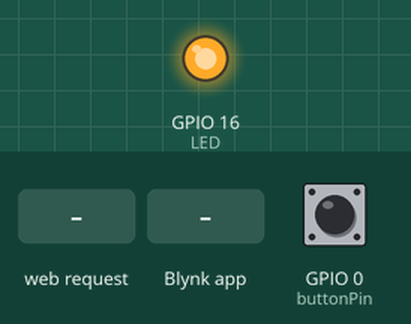
A sketch run on a simulated ESP8266 (NodeMCU). Parts: output pins drawn as LEDs (lit = HIGH). The inputs (shaded band) are chosen by the test bench; at power-on: GPIO 0 (buttonPin) LOW. WiFi joins after 1.5 s; servers stay silent unless stated; what the sketch prints to the serial monitor is not drawn.

Above: at 11.0 s.
11.1 s: HTTP request GET /a?ssid= received
12.6 s: Blynk app writes 1 to V5
At 14.4 s:
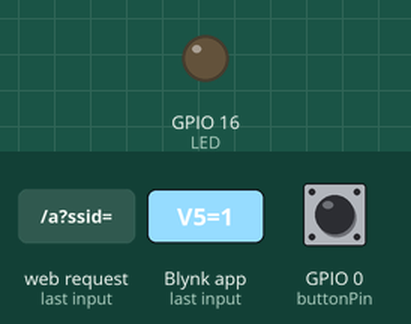
15.4 s: Blynk app writes 0 to V5
At 16.5 s:
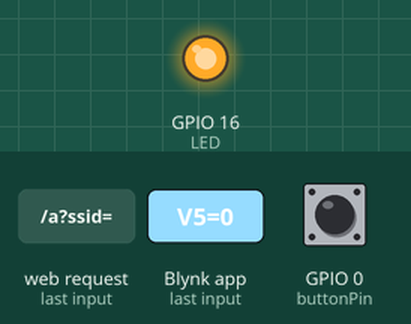
16.9 s: Blynk app writes 1 to V2
At 17.6 s:
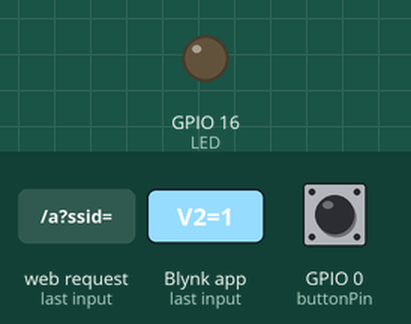
Timing chart, 0 to 19.4 s (numbered marks = the images above; inputs shaded):
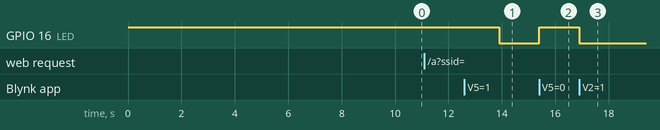

Measured:
- after the input at 11.1 s, every drawn part: stays the same
- after the input at 12.6 s, GPIO 16 (LED): HIGH → LOW after 1.3 s
- after the input at 15.4 s, GPIO 16 (LED): LOW → HIGH at once
- after the input at 16.9 s, GPIO 16 (LED): HIGH → LOW at once

The sketch:

blynkAPmodeNew.ino
```cpp
#include "ESP8266WiFi.h"
  #include <WiFiClient.h>

#include <BlynkSimpleEsp8266.h>
#include <SimpleTimer.h>

SimpleTimer timer;

#define LED 16 // GPIO 16
#define buttonPin 0

int buttonPushCounter =0;
int buttonState =0;
int lastButtonState=0;

bool isFirstConnect = true;
bool check =false;
bool checkWiFi = false;

long startSecond ;
long stopSecond;
long nowSecond;

BLYNK_WRITE(V5)
{
  //0-1 v5
  //1-0 gp2
  int pinValue = param.asInt();
  if(pinValue == 1)
  {
  check =true;
  }
  else
  {
    check =false;
  }
   buttonPushCounter++;
}

BLYNK_WRITE(V2)
{
  int checkTime = param.asInt();
  if(checkTime ==1)
  {
    check =true;
      Blynk.virtualWrite(V5,1);
    }
    else {
     check =false;
        Blynk.virtualWrite(V5,0);
      }
  }

  BLYNK_WRITE(V18)
  {
    int changeWiFi = param.asInt();
  if(changeWiFi ==1)
  {
    Serial.println("Doi WiFi");
     setupAP();
    }

    }

BLYNK_CONNECTED() {
if (isFirstConnect) {
  Blynk.syncAll();
 // Blynk.notify("TIMER STARTING!!!!");
isFirstConnect = false;
}
}
void checkButton()
{
   buttonState = digitalRead(buttonPin);
if(buttonState != lastButtonState )
{
  if(buttonState == HIGH)
  {
    buttonPushCounter++;
    }
    else {
    //  Serial.println("Release");
      if(buttonPushCounter %2 ==0)
      {
      //  Serial.println("Tat led");
        Blynk.virtualWrite(V5,0);
        check = false;
        }
        else {
      //    Serial.println("Bat led");
        Blynk.virtualWrite(V5,1);
         check =true;
          }
      }
  }
  lastButtonState = buttonState;
  if(check == 1)
  digitalWrite(LED,0);
  else digitalWrite(LED,1);

  }

  void reconnectBlynk() {
    Serial.println("reconnected");
  if (!Blynk.connected()) {
    if(Blynk.connect()) {
     BLYNK_LOG("Reconnected");
    } else {
      BLYNK_LOG("Not reconnected");
    }
  }
}


  //------------APmode-----------------//
  WiFiServer server(80);
  const char* APssid = "TRAN_SANG_APmode";                    // Name of access point
  const char* APpass = "0964500940";                          // Pass of access point
  const char* auth ="97adedf7831747ef8c971f8c6e5a3e6b";
  String rsid;
  String rpass;
   String rtoken;
  boolean newSSID = false;
  //----------------------------//

  void setup()
  {

pinMode(buttonPin,INPUT);
 pinMode(LED,OUTPUT);
 digitalWrite(LED,1);
// Serial.println("Blynk connected");
 // timer.setInterval(5000L,reconnectBlynk);

    Serial.begin(115200);                                    // for serial test
    delay(10);
    if (testWifi())                                          /*--- if the stored SSID and password connected successfully, exit setup ---*/
    {
        return;
    }
    else                                                    /*--- otherwise, set up an access point to input SSID and password  ---*/
    {
        Serial.println("");
        Serial.println("Connect timed out, opening AP");
        setupAP();
    }


  } //end setup

  void loop()
  {
    // put your main code here, to run repeatedly:
    Blynk.run();
  timer.run();
  checkButton();
  }


  /*--- auto connect with stored wifi ---*/
  int testWifi(void)
  {
    int c = 0;
    Serial.println("Waiting for Wifi to connect");
    while ( c < 20 )
    {
      if (WiFi.status() == WL_CONNECTED)
      {
        Serial.println("WiFi connected.");
        Serial.println(WiFi.localIP());
         Blynk.config(auth);
        return(1);
      }
      delay(500);
      Serial.print(WiFi.status());
      c++;
    }
    return(0);
  } //end testwifi


  void setupAP(void)
  {
    WiFi.mode(WIFI_STA);                                      //mode STA
    WiFi.disconnect();                                        //disconnect to scan wifi
    delay(100);

    Serial.println("");
    delay(100);
    WiFi.softAP(APssid, APpass);                           //change to AP mode with AP ssid and APpass
    Serial.println("softAP");
    Serial.println("");
    launchWeb();                                         //?
  }

  void launchWeb()
  {
      Serial.println("");
      Serial.println(WiFi.softAPIP());
      server.begin();                                             // Start the server
      Serial.println("Server started");
      int b = 20;
      int c = 0;
      while(b == 20)
      {
         b = mdns1();                                      //mdns1(function: web interface, read local IP SSID, Pass)
         /*--- If a new SSID and Password were sent, close the AP, and connect to local WIFI ---*/
         if (newSSID == true)
         {
            newSSID = false;
            /*--- convert SSID and Password string to char ---*/
            char ssid[rsid.length()];
            rsid.toCharArray(ssid, rsid.length());
            char pass[rpass.length()];
            rpass.toCharArray(pass, rpass.length());
             char token[rtoken.length()];
            rtoken.toCharArray(token, rtoken.length());


            Serial.println("Connecting to local Wifi");
            delay(500);
            WiFi.softAPdisconnect(true);                      //disconnet APmode
            delay(500);
            WiFi.mode(WIFI_STA);                              //change to STA mode
            WiFi.begin(ssid,pass);                            //connect to local wifi
            delay(1000);
            Blynk.begin(token,ssid,pass);


      ///set -> check -> set
            if ( testWifi())                                  //test connect
            {

              return;
            }
           else                                               //if wrong ssid or pass
           {
              Serial.println("");
              Serial.println("New SSID or Password failed. Reconnect to server, and try again.");
              setupAP();
              return;
           }
        }
    }
  }


  int mdns1()
  {
    // Check for any mDNS queries and send responses
    // Check if a client has connected                    //server mode
    WiFiClient client = server.available();               //check client
    if (!client) {
      return(20);
    }
    Serial.println("");
    Serial.println("New client");

    // Wait for data from client to become available
    while(client.connected() && !client.available()){
      delay(1);
     }

    // Read the first line of HTTP request
    String req = client.readStringUntil('\r');

    // First line of HTTP request looks like "GET /path HTTP/1.1"
    // Retrieve the "/path" part by finding the spaces
    int addr_start = req.indexOf(' ');
    int addr_end = req.indexOf(' ', addr_start + 1);
    if (addr_start == -1 || addr_end == -1) {
      Serial.print("Invalid request: ");
      Serial.println(req);
      return(20);
     }
    req = req.substring(addr_start + 1, addr_end);
    Serial.print("Request: ");
    Serial.println(req);
    client.flush();
    String s;
        if (req == "/")
        {
          IPAddress ip = WiFi.softAPIP();
          String ipStr = String(ip[0]) + '.' + String(ip[1]) + '.' + String(ip[2]) + '.' + String(ip[3]);
          s = "HTTP/1.1 200 OK\r\nContent-Type: text/html\r\n\r\n<!DOCTYPE HTML>\r\n<html>TRAN SANG -BKDN- IoTs - WiFi APmode<br/>";
          s += "Hotline: 0964 500 940";
          s += "<br/>";
          s += "IP: ";
          s += ipStr;
          s += "<p>";
          //s += st;
          s += "<form method='get' action='a'>";
          s += "<table><tr><td>SSID:</td><td><input name='ssid' length=32></td> </tr><tr><td>PASS:</td><td><input name='pass' length=64></td> </tr><tr><td>Auth Token :</td><td><input name='token' length=100></td> </tr></table>";
          s += "<input type='submit' style='left: 160px; position: relative;'></form>";
          s += "</html>\r\n\r\n";
          Serial.println("Sending 200");
        }
        else if ( req.startsWith("/a?ssid=") )
        {
          newSSID = true;
          String qsid; //WiFi SSID
          int tokenStart = req.indexOf('&');
          qsid = urldecode(req.substring(8, tokenStart).c_str()); //correct coding for spaces as "+"
          Serial.println(qsid);
          rsid = qsid;

          String qpass; //Wifi Password
           int tokenEnd = req.indexOf('&',tokenStart+1);// tim vi tri dau & thu 2
          qpass = urldecode(req.substring(req.indexOf('&')+6,tokenEnd).c_str());//correct for coding spaces as "+"
          Serial.println(qpass);
          rpass = qpass;

          String qtoken; //Auth Token
          //Serial.println(tokenEnd+7);
          qtoken = urldecode(req.substring(tokenEnd+7,req.lastIndexOf(' ')).c_str());//correct for coding spaces as "+"
          Serial.println(qtoken);
          rtoken = qtoken;

          s = "HTTP/1.1 200 OK\r\nContent-Type: text/html\r\n\r\n<!DOCTYPE HTML>\r\n<html>TRAN SANG -BKDN- IoTs - WiFi APmode";
          s += "<p> New SSID and Password accepted</html>\r\n\r\n";
        }
        else
        {
          s = "HTTP/1.1 404 Not Found\r\n\r\n";
          Serial.println("Sending 404");
        }
    client.print(s);
    Serial.println("Done with client");
    return(20);
  }

  String urldecode(const char *src)
  {
    String decoded = "";
    char a, b;
    while (*src) {
      if ((*src == '%') && ((a = src[1]) && (b = src[2])) && (isxdigit(a) && isxdigit(b))) {
        if (a >= 'a')
          a -= 'a'-'A';
        if (a >= 'A')
          a -= ('A' - 10);
        else
          a -= '0';
        if (b >= 'a')
          b -= 'a'-'A';
        if (b >= 'A')
          b -= ('A' - 10);
        else
          b -= '0';
        decoded += char(16*a+b);
        src+=3;
      }
      else if (*src == '+') {
        decoded += ' ';
        *src++;
      }
      else {
        decoded += *src;
        *src++;
      }
    }
    decoded += '\0';
    return decoded;
  }
```
